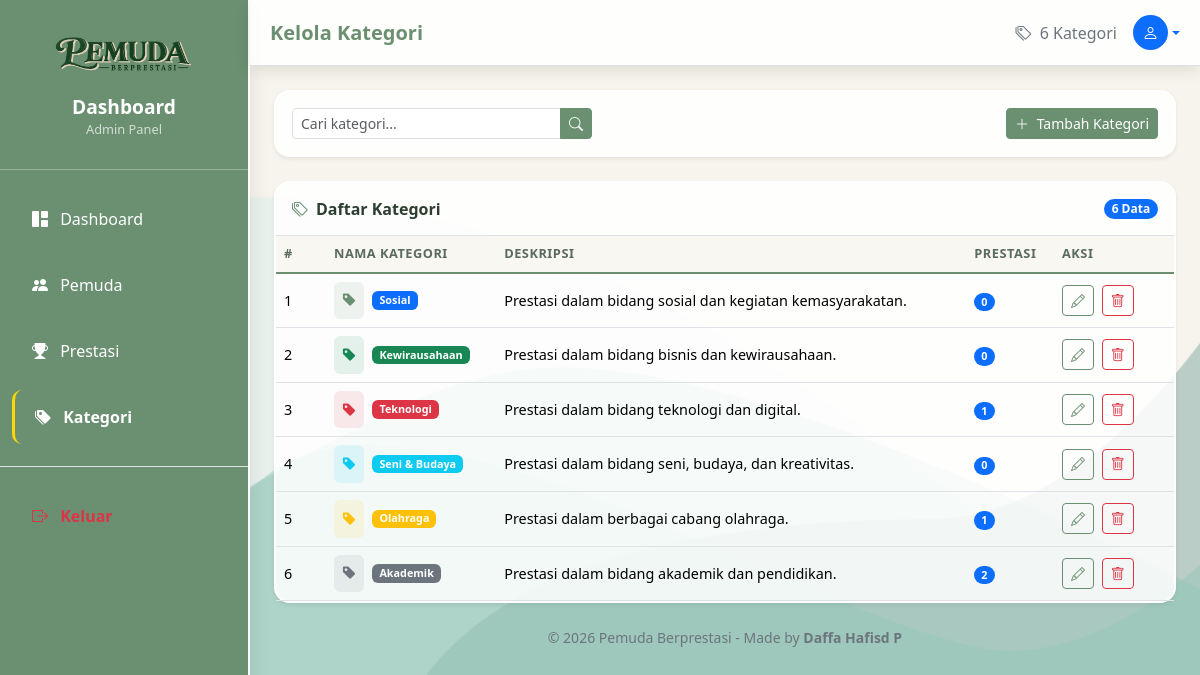
The app's page /pages/kategori.php (signed in) with its own data.
### tables this page shows
CREATE TABLE `tb_kategori` (
  `id_kategori` int NOT NULL,
  `nama_katgeori` varchar(100) DEFAULT NULL,
  `deskripsi` text
);

### functions/helpers.php (called while the page is built, shortened)
<?php
function getKategori($id = null) {
    global $conn;
    if ($id) {
        $sql = "SELECT * FROM tb_kategori WHERE id_kategori = $id";
        $result = mysqli_query($conn, $sql);
        return mysqli_fetch_assoc($result);
    } else {
        $sql = "SELECT k.*,
                (SELECT COUNT(*) FROM tb_prestasi WHERE id_kategori = k.id_kategori) as total_prestasi
                FROM tb_kategori k
                ORDER BY k.id_kategori DESC";
        $result = mysqli_query($conn, $sql);
        return mysqli_fetch_all($result, MYSQLI_ASSOC);
    }
}
?>

### pages/kategori.php (the view, shortened to what this page needs)
<?php
require_once '../config/database.php';
require_once '../functions/helpers.php';
$kategoriList = getKategori();
$colors = ['primary', 'success', 'danger', 'info', 'warning', 'secondary', 'dark', 'purple'];
?>
<!DOCTYPE html>
<html lang="id">
<head>
    <link rel="stylesheet" href="../bootstrap-5.3.8-dist/css/bootstrap.min.css">
    <link rel="stylesheet" href="https://cdn.jsdelivr.net/npm/bootstrap-icons@1.10.0/font/bootstrap-icons.css">
</head>
<body>
    <div class="d-flex" id="wrapper">
        <div class="sidebar text-white" id="sidebar-wrapper">
            <div class="sidebar-heading text-center">
                <div class="sidebar-logo">
                    <img src="../assets/img/logo.png" alt="Logo">
                </div>
                <h6>Dashboard</h6>
                <small>Admin Panel</small>
            </div>
            <div class="list-group list-group-flush mt-3">
                <a href="dashboard.php" class="list-group-item list-group-item-action bg-transparent text-white">
                    <i class="bi bi-grid-1x2-fill me-2"></i> Dashboard
                </a>
                <a href="pemuda.php" class="list-group-item list-group-item-action bg-transparent text-white">
                    <i class="bi bi-people-fill me-2"></i> Pemuda
                </a>
                <a href="prestasi.php" class="list-group-item list-group-item-action bg-transparent text-white">
                    <i class="bi bi-trophy-fill me-2"></i> Prestasi
                </a>
                <a href="kategori.php" class="list-group-item list-group-item-action bg-transparent text-white active">
                    <i class="bi bi-tags-fill me-2"></i> Kategori
                </a>
                <div class="border-top mt-3 pt-3">
                    <a href="../logout.php" class="list-group-item list-group-item-action bg-transparent text-danger">
                        <i class="bi bi-box-arrow-right me-2"></i> Keluar
                    </a>
                </div>
            </div>
        </div>
        <div id="page-content-wrapper" class="w-100">
            <nav class="navbar navbar-expand-lg navbar-light bg-white border-bottom px-4">
                <div class="d-flex align-items-center">
                    <h5 class="mb-0 fw-bold text-primary">Kelola Kategori</h5>
                </div>
                <div class="ms-auto d-flex align-items-center">
                    <span class="text-secondary me-3 d-none d-sm-inline">
                        <i class="bi bi-tags me-1"></i> <?= count($kategoriList) ?> Kategori
                    </span>
                    <div class="dropdown">
                        <a href="#" class="d-flex align-items-center text-decoration-none dropdown-toggle" data-bs-toggle="dropdown">
                            <div class="bg-primary rounded-circle d-flex align-items-center justify-content-center text-white" style="width: 35px; height: 35px;">
                                <i class="bi bi-person"></i>
                            </div>
                        </a>
                    </div>
                </div>
            </nav>
            <div class="container-fluid px-4 py-4">
                <div class="row mb-4">
                    <div class="col-12">
                        <div class="bg-white p-3 rounded-4 shadow-sm">
                            <div class="d-flex flex-wrap justify-content-between align-items-center gap-2">
                                <div class="input-group" style="max-width: 300px;">
                                    <input type="text" class="form-control form-control-sm" placeholder="Cari kategori..." id="searchInput">
                                    <button class="btn btn-primary btn-sm"><i class="bi bi-search"></i></button>
                                </div>
                                <button class="btn btn-primary btn-sm" data-bs-toggle="modal" data-bs-target="#modalTambah">
                                    <i class="bi bi-plus-lg me-1"></i> Tambah Kategori
                                </button>
                            </div>
                        </div>
                    </div>
                </div>
                <div class="row">
                    <div class="col-12">
                        <div class="bg-white rounded-4 shadow-sm">
                            <div class="p-3 border-bottom">
                                <div class="d-flex justify-content-between align-items-center">
                                    <h6 class="fw-bold mb-0"><i class="bi bi-tags me-2 text-primary"></i>Daftar Kategori</h6>
                                    <span class="badge bg-primary rounded-pill"><?= count($kategoriList) ?> Data</span>
                                </div>
                            </div>
                            <div class="p-0">
                                <div class="table-responsive">
                                    <table class="table table-hover mb-0">
                                        <thead class="table-light">
                                            <tr>
                                                <th style="width: 50px;">#</th>
                                                <th>Nama Kategori</th>
                                                <th>Deskripsi</th>
                                                <th>Prestasi</th>
                                                <th style="width: 120px;">Aksi</th>
                                            </tr>
                                        </thead>
                                        <tbody>
                                            <?php if (empty($kategoriList)): ?>
                                            <tr>
                                                <td colspan="5" class="text-center text-secondary py-4">
                                                    <i class="bi bi-inbox fs-1 d-block mb-2"></i>
                                                    <p class="mb-0">Belum ada data kategori</p>
                                                    <small>Klik tombol "Tambah Kategori" untuk menambahkan data</small>
                                                </td>
                                            </tr>
                                            <?php else: ?>
                                            <?php $no = 1; foreach ($kategoriList as $k):
                                                $color = $colors[($no-1) % count($colors)];
                                            ?>
                                            <tr>
                                                <td><?= $no++ ?></td>
                                                <td>
                                                    <div class="d-flex align-items-center">
                                                        <div class="bg-<?= $color ?> bg-opacity-10 rounded-2 p-2 me-2">
                                                            <i class="bi bi-tag-fill text-<?= $color ?>"></i>
                                                        </div>
                                                        <span class="badge bg-<?= $color ?>"><?= htmlspecialchars($k['nama_katgeori']) ?></span>
                                                    </div>
                                                </td>
                                                <td><?= htmlspecialchars($k['deskripsi'] ?? '-') ?></td>
                                                <td><span class="badge bg-primary rounded-pill"><?= $k['total_prestasi'] ?? 0 ?></span></td>
                                                <td>
                                                    <a href="?edit=<?= $k['id_kategori'] ?>" class="btn btn-sm btn-outline-primary me-1" title="Edit">
                                                        <i class="bi bi-pencil"></i>
                                                    </a>
                                                    <a href="?hapus=<?= $k['id_kategori'] ?>" class="btn btn-sm btn-outline-danger" title="Hapus" onclick="return confirm('Yakin ingin menghapus data ini?')">
                                                        <i class="bi bi-trash"></i>
                                                    </a>
                                                </td>
                                            </tr>
                                            <?php endforeach; ?>
                                            <?php endif; ?>
                                        </tbody>
                                    </table>
                                </div>
                            </div>
                        </div>
                    </div>
                </div>
                <div class="text-center text-secondary small mt-4">
                    <p class="mb-0">&copy; <?= date('Y') ?> Pemuda Berprestasi - Made by <strong>Daffa Hafisd P</strong></p>
                </div>
            </div>
        </div>
    </div>
</body>
</html>

### pages/kategori.php (style rules this page uses)
body { background-image: url('../assets/img/background-index.png'); background-size: cover; background-position: center; background-repeat: no-repeat; background-attachment: fixed; min-height: 100vh; color: #2D3E30; }
#sidebar-wrapper { min-height: 100vh; width: 250px; flex-shrink: 0; transition: all 0.3s; background: #6B8F71; border-right: 2px solid #fff; box-shadow: 0 4px 20px rgba(0, 0, 0, 0.1); }
.sidebar-heading { padding: 30px 20px !important; border-bottom: 1px solid rgba(255, 255, 255, 0.3) !important; display: flex; flex-direction: column; align-items: center; justify-content: center; }
.sidebar-logo { width: 150px; height: auto; margin-bottom: 15px; overflow: hidden; }
.sidebar-logo img { width: 100%; height: auto; display: block; }
.sidebar-heading h6 { font-weight: 700; color: #fff; margin-bottom: 2px; font-size: 1.2rem; }
.sidebar-heading small { color: rgba(255, 255, 255, 0.7); font-size: 0.8rem; }
#sidebar-wrapper .list-group-item { border: none; padding: 15px 20px; border-radius: 10px; margin: 6px 12px; color: rgba(255, 255, 255, 0.85); transition: all 0.3s; font-weight: 500; }
#sidebar-wrapper .list-group-item.active { background: rgba(255, 255, 255, 0.2); border-left: 3px solid #FFD700; color: #fff; font-weight: 600; }
#sidebar-wrapper .list-group-item.text-danger { color: #ff4d4d; font-weight: 600; }
.navbar { background: rgba(255, 255, 255, 0.85) !important; border-bottom: 2px solid #fff; box-shadow: 0 4px 15px rgba(0, 0, 0, 0.1); padding: 15px 20px !important; }
.navbar h5 { font-weight: 700; color: #6B8F71; margin: 0; }
.bg-white.rounded-4 { background-color: rgba(255, 255, 255, 0.85) !important; border: 2px solid #fff !important; border-radius: 16px !important; box-shadow: 0 4px 20px rgba(0, 0, 0, 0.08); }
.table th { font-weight: 600; font-size: 0.8rem; text-transform: uppercase; letter-spacing: 0.5px; color: #5A6B5E; background-color: rgba(247, 244, 237, 0.7) !important; border-bottom: 2px solid #6B8F71; }
.table td { vertical-align: middle; font-size: 0.9rem; background-color: transparent; }
.btn-primary { background-color: #6B8F71 !important; border-color: #6B8F71 !important; color: #fff !important; }
.btn-outline-primary { color: #6B8F71 !important; border-color: #6B8F71 !important; }
.text-primary { color: #6B8F71 !important; }
.bg-primary.bg-opacity-10 { background-color: rgba(107, 143, 113, 0.1) !important; }

### records on screen
tb_kategori: nama_katgeori "Sosial", deskripsi "Prestasi dalam bidang sosial dan kegiatan kemasyarakatan.", total_prestasi "0"
tb_kategori: nama_katgeori "Kewirausahaan", deskripsi "Prestasi dalam bidang bisnis dan kewirausahaan.", total_prestasi "0"
tb_kategori: nama_katgeori "Teknologi", deskripsi "Prestasi dalam bidang teknologi dan digital.", total_prestasi "1"
tb_kategori: nama_katgeori "Seni & Budaya", deskripsi "Prestasi dalam bidang seni, budaya, dan kreativitas.", total_prestasi "0"
tb_kategori: nama_katgeori "Olahraga", deskripsi "Prestasi dalam berbagai cabang olahraga.", total_prestasi "1"
tb_kategori: nama_katgeori "Akademik", deskripsi "Prestasi dalam bidang akademik dan pendidikan.", total_prestasi "2"

### other values on screen
count($kategoriList) "6"
